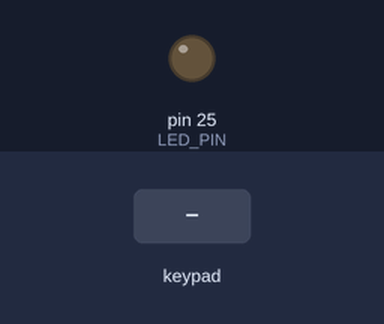
Bench run of a sketch on a simulated Arduino Leonardo, built for the host (arithmetic inside an expression is 32-bit, double 64-bit). Shown: output pins drawn as LEDs (lit = HIGH). Wiring (inferred from the names in the program): 4×7 keypad (labels assumed): rows pin 28, pin 27, pin 26, pin 22; columns pin 21, pin 20, pin 19, pin 18, pin 17, pin 16, pin 1. Dashed ring = blinking. The test bench sets the inputs (shaded band). USB keyboard and mouse output is not drawn; pins used as bus, display or sensor lines are not drawn.

Above: at 2.2 s.
2.3 s: keypad keys 2 8 2 7 2 6 2 2 pressed 0.4 s apart
At 2.38 s:
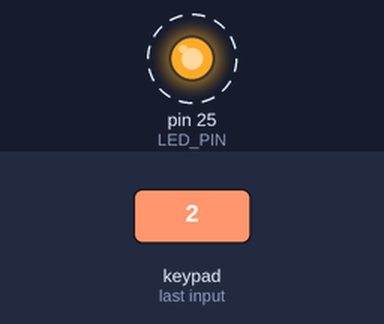
Timing chart, 0 to 6.8 s (numbered marks = the images above; inputs shaded):
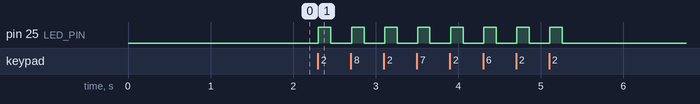

The sketch:

left.ino
```cpp
/*
 * ========================================================================
 * PICO KEYBOARD FIRMWARE (ARDUINO IDE)
 * ========================================================================
 * File: left.ino
 * Board: Raspberry Pi Pico
 * Library: Keyboard.h (Built-in to Arduino Mbed OS RP2040 Board package)
 * Features: 4 Layers, Sticky Keys, Pinout for Left Hand
 *
 */

#include <Keyboard.h>

// ========================================================================
//   PIN CONFIGURATION
// ========================================================================

// COLUMNS (Outputs/Strobes) - Driven HIGH during scan
const int COL_PINS[] = { 21, 20, 19, 18, 17, 16, 1 };

// ROWS (Inputs/Reads) - Set to PULLDOWN
const int ROW_PINS[] = { 28, 27, 26, 22 };

const int COL_COUNT = sizeof(COL_PINS) / sizeof(COL_PINS[0]);
const int ROW_COUNT = sizeof(ROW_PINS) / sizeof(ROW_PINS[0]);

// Onboard LED Pin
#define LED_PIN 25

// ========================================================================
//   KEY DEFINITIONS & MACROS
// ========================================================================

#define ______  0x00

// Internal Layer/Function Codes
#define KC_L1     0xF1
#define KEY_FUNC  0xF2
#define STICKY    0xF3

// Standard Key Mapping
#define DEL       KEY_DELETE
#define SUPER     KEY_LEFT_GUI
#define UP        KEY_UP_ARROW
#define DOWN      KEY_DOWN_ARROW
#define LEFT      KEY_LEFT_ARROW
#define RIGHT     KEY_RIGHT_ARROW

// F-Keys
#define F1  KEY_F1
#define F2  KEY_F2
#define F3  KEY_F3
#define F4  KEY_F4
#define F5  KEY_F5
#define F6  KEY_F6
#define F7  KEY_F7
#define F8  KEY_F8
#define F9  KEY_F9
#define F10 KEY_F10
#define F11 KEY_F11
#define F12 KEY_F12

// Media Keys (Placeholders)
#define VOL_UP    0x00
#define VOL_DOWN  0x00

// Modifiers
#ifndef KEY_LEFT_CTRL
#define KEY_LEFT_CTRL   0x80
#endif
#ifndef KEY_LEFT_SHIFT
#define KEY_LEFT_SHIFT  0x81
#endif
#ifndef KEY_LEFT_ALT
#define KEY_LEFT_ALT    0x82
#endif

// ========================================================================
//   KEYMAP CONFIGURATION (4 LAYERS)
// ========================================================================

const uint8_t keymaps[4][ROW_COUNT][COL_COUNT] = {
  // LAYER 0 (BASE)
  {
    { 'q',          'w',    'e',    'r',            't',          KEY_BACKSPACE, ______ },
    { 'a',          's',    'd',    'f',            'g',          '?',           '!'    },
    { KEY_LEFT_ALT, 'z',    'x',    'c',            'v',          KC_L1,         ______ },
    { ______,       ______, ______, KEY_LEFT_SHIFT, KEY_LEFT_CTRL, ' ',          ______ }
  },

  // LAYER 1 (SYM) - Triggered by KC_L1
  {
    { '@',    ':',   '$',    '/',            '-',          KEY_BACKSPACE, ______   },
    { '~',    '<',    '%',    '*',            '+',          '\'',          KEY_FUNC },
    { ';',    '>',    '&',    '^',            '=',          KC_L1,         ______   },
    { ______, ______, ______, KEY_LEFT_SHIFT, KEY_LEFT_CTRL, ' ',           ______   }
  },
  // LAYER 2 (FN) - Triggered by KEY_FUNC (on Layer 1)
  {
    { F1,     F2,     F3,     F4, F5, DEL, ______ },
    { F6,     F7,     F8,     F9, F10, VOL_UP, KEY_FUNC },
    { STICKY, SUPER, ______,  F11, F12,  KC_L1,  ______ },
    { ______, ______, ______, KEY_LEFT_SHIFT, KEY_LEFT_CTRL, VOL_DOWN, ______ }
  },

  // LAYER 3 (SHIFTED LAYER 1) - Triggered by Layer 1 + Shift
  {
    { ______, ______, ______, '\\', '_', ______, ______ },
    { ______, ______, '|', UP, '`', '\"', ______ },
    { ______, ______, LEFT, DOWN, RIGHT, ______,  ______ },
    { ______, ______, ______, ______, ______, ______, ' ' }
  }
};

// ========================================================================
//   STATE MANAGEMENT
// ========================================================================

bool keyState[ROW_COUNT][COL_COUNT];       // Current stable state
bool prevInputState[ROW_COUNT][COL_COUNT]; // State from previous loop (for edge detection)
bool lastRawState[ROW_COUNT][COL_COUNT];   // Raw state for debouncing
unsigned long lastDebounceTime[ROW_COUNT][COL_COUNT];
const unsigned long DEBOUNCE_DELAY = 5;

// Sticky Logic State
bool stickyModeEnabled = false;
bool stickyL1 = false;
bool stickyFunc = false;
bool stickyShift = false;
bool stickyCtrl = false;
bool stickyAlt = false;

void setup() {
  // Initialize Column Pins (Outputs)
  for (int i = 0; i < COL_COUNT; i++) {
    pinMode(COL_PINS[i], OUTPUT);
    digitalWrite(COL_PINS[i], LOW);
  }
  // Initialize Row Pins (Inputs)
  for (int i = 0; i < ROW_COUNT; i++) {
    pinMode(ROW_PINS[i], INPUT_PULLDOWN);
  }

  // Initialize LED Pin (Output)
  pinMode(LED_PIN, OUTPUT);
  digitalWrite(LED_PIN, LOW); // Start LED off

  // Initialize Arrays
  for (int r = 0; r < ROW_COUNT; r++) {
    for (int c = 0; c < COL_COUNT; c++) {
      keyState[r][c] = false;
      prevInputState[r][c] = false;
      lastRawState[r][c] = false;
      lastDebounceTime[r][c] = 0;
    }
  }

  Keyboard.begin();
  delay(500);

  // Send a report to release all keys on connection/reboot.
  Keyboard.releaseAll();
  delay(500);
}

void scanMatrix() {
  // 1. SCAN PHYSICAL MATRIX & UPDATE STATES
  for (int col = 0; col < COL_COUNT; col++) {
    digitalWrite(COL_PINS[col], HIGH);
    delayMicroseconds(10);

    for (int row = 0; row < ROW_COUNT; row++) {
      int reading = digitalRead(ROW_PINS[row]);
      unsigned long now = millis();

      // Debounce Logic
      if (reading != lastRawState[row][col]) {
        lastDebounceTime[row][col] = now;
      }

      if ((now - lastDebounceTime[row][col]) > DEBOUNCE_DELAY) {
        if (reading != keyState[row][col]) {
          keyState[row][col] = reading;
        }
      }
      lastRawState[row][col] = reading;
    }
    digitalWrite(COL_PINS[col], LOW);
  }

  // --- Check if any key is held to control the LED ---
  bool isAnyKeyPressed = false;
  for (int r = 0; r < ROW_COUNT; r++) {
    for (int c = 0; c < COL_COUNT; c++) {
      if (keyState[r][c]) {
        isAnyKeyPressed = true;
        break;
      }
    }
    if (isAnyKeyPressed) break;
  }
  digitalWrite(LED_PIN, isAnyKeyPressed ? HIGH : LOW);
  // --------------------------------------------------------

  // 2. LOGIC PHASE: CALCULATE LAYERS

  bool activeL1   = stickyL1;
  bool activeFunc = stickyFunc;
  bool activeShift = stickyShift;

  if (keyState[2][5]) activeL1 = true;
  if (keyState[1][6]) activeFunc = true;
  if (keyState[3][2]) activeShift = true;
  if (keyState[3][3] && stickyModeEnabled) stickyCtrl = true;

  int currentLayer = 0;
  if (activeL1) {
    currentLayer = 1;
    if (activeShift) currentLayer = 3;
    if (activeFunc) currentLayer = 2;
  }

  // 3. ACTION PHASE: SEND KEYS (Edge Triggered)
  for (int r = 0; r < ROW_COUNT; r++) {
    for (int c = 0; c < COL_COUNT; c++) {

      bool pressed = keyState[r][c];
      bool prevPressed = prevInputState[r][c];

      // CRITICAL OPTIMIZATION: Only process if state CHANGED
      if (pressed == prevPressed) {
        continue;
      }

      // Update history for next loop
      prevInputState[r][c] = pressed;

      uint8_t code = keymaps[currentLayer][r][c];

      // -- HANDLE SPECIAL KEYS --
      if (code == STICKY) {
        if (pressed) { // On Press Only

           if (stickyModeEnabled) {
              Keyboard.releaseAll();
           }

           stickyModeEnabled = !stickyModeEnabled; // Toggle Mode

           if (!stickyModeEnabled) {
             // Reset all sticky flags after sending release signal
             stickyL1 = stickyFunc = stickyShift = stickyCtrl = stickyAlt = false;
           }
        }
        continue;
      }

      if (code == KC_L1) {
        if (stickyModeEnabled && pressed) stickyL1 = !stickyL1;
        continue;
      }

      if (code == KEY_FUNC) {
        if (stickyModeEnabled && pressed) stickyFunc = !stickyFunc;
        continue;
      }

      // -- HANDLE MODIFIERS --
      if (code == KEY_LEFT_SHIFT || code == KEY_LEFT_CTRL || code == KEY_LEFT_ALT) {
         if (stickyModeEnabled) {
           if (pressed) { // Toggle on press in sticky mode
             if (code == KEY_LEFT_SHIFT) stickyShift = !stickyShift;
             if (code == KEY_LEFT_CTRL)  stickyCtrl  = !stickyCtrl;
             if (code == KEY_LEFT_ALT)   stickyAlt   = !stickyAlt;
           }
         } else {
           // Normal Mode: Pass through directly
           if (pressed) Keyboard.press(code);
           else Keyboard.release(code);
         }
         continue;
      }

      // -- HANDLE STANDARD KEYS --
      if (code != ______) {
        if (pressed) {
          // Apply sticky modifiers just before key press
          if (stickyShift) Keyboard.press(KEY_LEFT_SHIFT);
          if (stickyCtrl)  Keyboard.press(KEY_LEFT_CTRL);
          if (stickyAlt)   Keyboard.press(KEY_LEFT_ALT);

          Keyboard.press(code);
        } else {
          Keyboard.release(code);
        }
      }
    }
  }
}

void loop() {
  scanMatrix();
}
```

Measured:
- after the input at 2.3 s, pin 25 (LED_PIN): alternates HIGH for 0.15 s and LOW for 0.25 s, 16 changes in all, then stays LOW, starting at once
